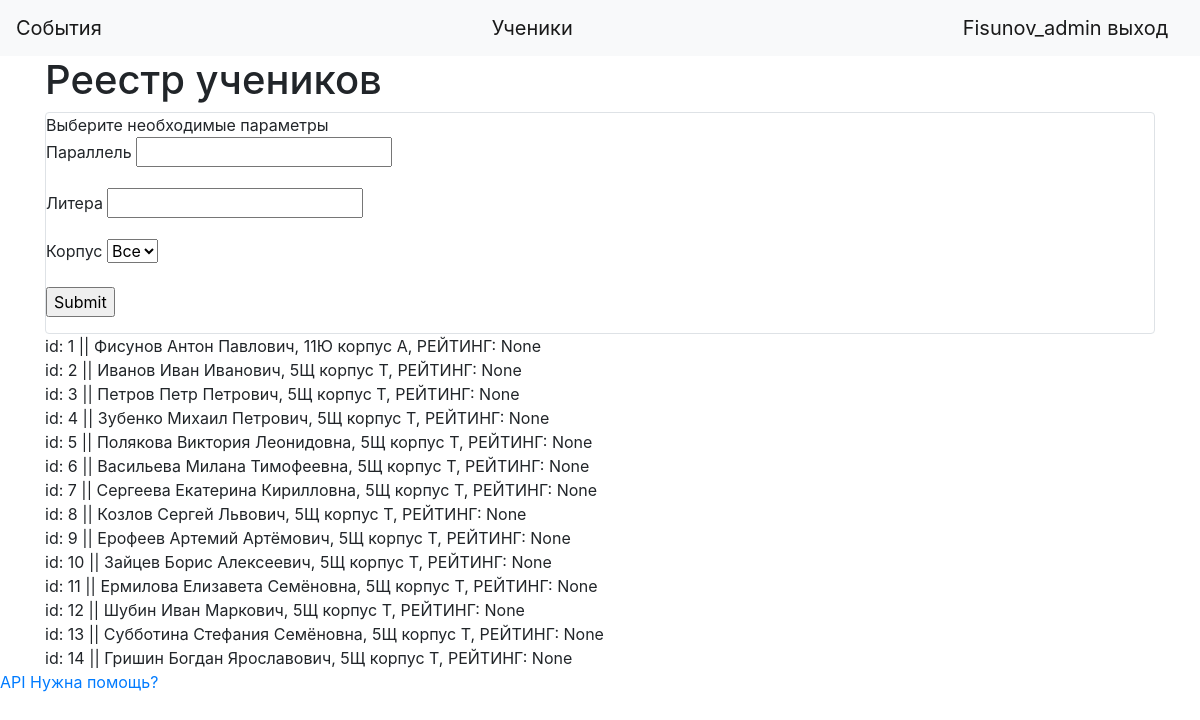
The app's page /view_students (signed in), older data.
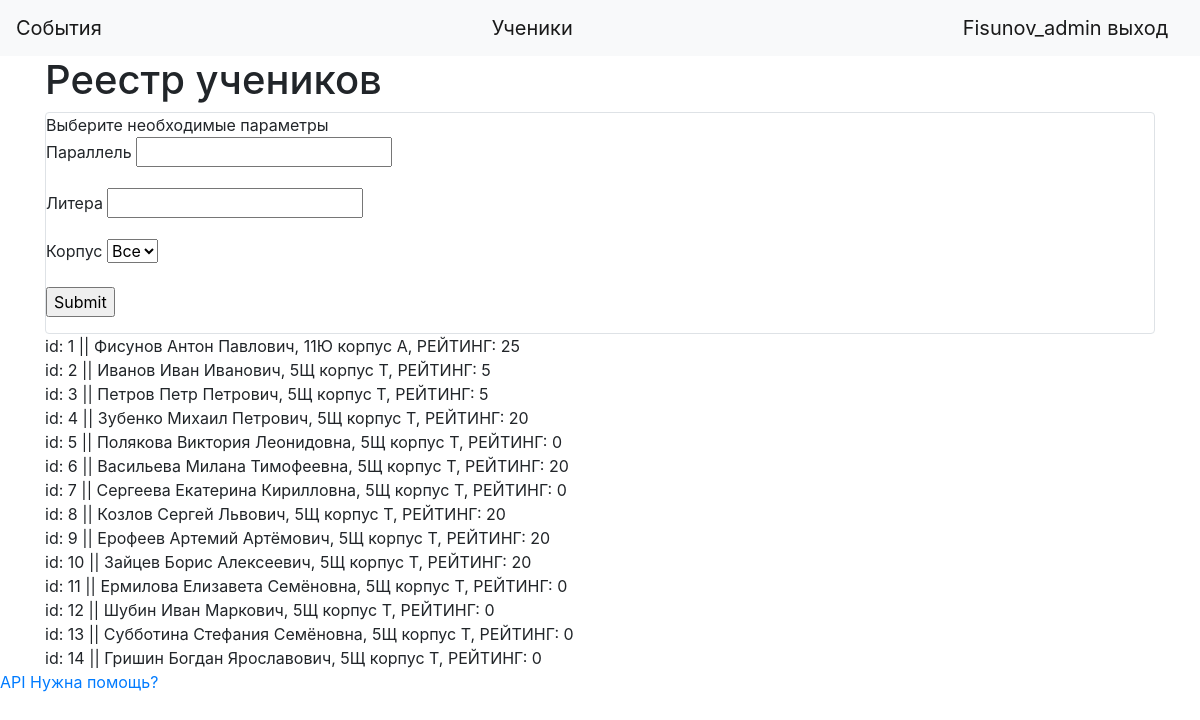
The same page, newer data.
### data/users.py (models this page shows, shortened)
class User(SqlAlchemyBase, UserMixin):
    __tablename__ = 'users'
    id = sqlalchemy.Column(sqlalchemy.Integer, primary_key=True, autoincrement=True)
    name = sqlalchemy.Column(sqlalchemy.String, nullable=True)
    about = sqlalchemy.Column(sqlalchemy.String, nullable=True)
    email = sqlalchemy.Column(sqlalchemy.String, index=True, unique=True, nullable=True)
    role = sqlalchemy.Column(sqlalchemy.Integer)
    hashed_password = sqlalchemy.Column(sqlalchemy.String, nullable=True)
    cart = sqlalchemy.Column(sqlalchemy.String, default="{}")
    balance = sqlalchemy.Column(sqlalchemy.Integer, default=0)
    created_date = sqlalchemy.Column(sqlalchemy.DateTime, default=datetime.datetime.now)

### data/students.py (models this page shows, shortened)
class Students(SqlAlchemyBase, UserMixin):
    __tablename__ = 'students'
    id = sqlalchemy.Column(sqlalchemy.Integer, primary_key=True, autoincrement=True)
    name = sqlalchemy.Column(sqlalchemy.String, nullable=True)
    class_num = sqlalchemy.Column(sqlalchemy.Integer, nullable=True, default=5)
    campus = sqlalchemy.Column(sqlalchemy.CHAR, nullable=True, default='Т')
    class_letter = sqlalchemy.Column(sqlalchemy.CHAR, nullable=True)
    exp_amount = sqlalchemy.Column(sqlalchemy.Integer)
    rating_points = sqlalchemy.Column(sqlalchemy.Integer)
    rating_place = sqlalchemy.Column(sqlalchemy.Integer)
    role = sqlalchemy.Column(sqlalchemy.String)
    skin_id = sqlalchemy.Column(sqlalchemy.Integer)
    available_skins = sqlalchemy.Column(sqlalchemy.String)
    hashed_password = sqlalchemy.Column(sqlalchemy.String, nullable=True)
    last_visit = sqlalchemy.Column(sqlalchemy.DateTime)
    def info(self):
        return f'id: {self.id} || {self.name},\t{self.class_num}{self.class_letter}\t корпус {self.campus}, РЕЙТИНГ: {self.rating_points}'

### main.py (the view, shortened to what this page needs)
@app.route('/view_students', methods=['GET', 'POST'])
@login_required
def view_students():
    args = []
    db_sess = db_session.create_session()
    students = db_sess.query(Students).filter(*args)
    return render_template("students.html", title="Просмотр учеников", students=students)

### data/db_session.py (called while the page is built)
def create_session() -> Session:
    global __factory
    return __factory()

### main.py (called while the page is built)
@login_manager.user_loader
def load_user(user_id):
    db_sess = db_session.create_session()
    return db_sess.query(User).get(user_id)

### templates/students.html (shortened to what this page needs)
{% extends "base.html" %}
{% block content %}
<h1>Реестр учеников</h1>
<div class="col-md6 border rounded">
    <div>Выберите необходимые параметры</div>
    <form action="" method="post">
        <p>
            <label for="class_num">Параллель</label>
            <input type="text" name="class_num">
        </p>
        <p>
            <label for="class_letter">Литера</label>
            <input type="text" name="class_letter">
        </p>
        <p>
            <label for="campus">Корпус</label>
            <select name="campus">
                <option>Все</option>
            </select>
        </p>
        <p>
            <input type="submit">
        </p>
    </form>
</div>
{% if students %}
    {% for student in students %}
    <div>{{student.info()}}</div>
    {% endfor %}
{% endif %}
{% endblock %}

### templates/base.html (shortened to what this page needs)
<!doctype html>
<html lang="en">
<head>
    <link rel="stylesheet" href="https://stackpath.bootstrapcdn.com/bootstrap/4.4.1/css/bootstrap.min.css">
</head>
  <body>
    <header>
        <nav class="navbar navbar-light bg-light">
        <a class="navbar-brand" href="/main">События</a>
        <a class="navbar-brand" href="/view_students">Ученики</a>
        {% if current_user.is_authenticated %}
            <a class="navbar-brand" href="/logout">{{ current_user.name }} выход</a>
        {% else %}
            <p>
                <a class="btn btn-primary " href="/register">Зарегистрироваться</a>
                <a class="btn btn-success" href="/login">Войти</a>
            </p>
        {% endif %}
    </nav>
    </header>
    <main role="main" class="container">
        {% block content %}{% endblock %}
    </main>
    <a href="/api">API</a>
    <a href="/support">Нужна помощь?</a>
  </body>
</html>

Row changes from the older to the newer data that the page shows:
changed Students: info "id: 1 || Фисунов Антон Павлович, 11Ю корпус А, РЕЙТИНГ: None" → "id: 1 || Фисунов Антон Павлович, 11Ю корпус А, РЕЙТИНГ: 25"
changed Students: info "id: 2 || Иванов Иван Иванович, 5Щ корпус Т, РЕЙТИНГ: None" → "id: 2 || Иванов Иван Иванович, 5Щ корпус Т, РЕЙТИНГ: 5"
changed Students: info "id: 3 || Петров Петр Петрович, 5Щ корпус Т, РЕЙТИНГ: None" → "id: 3 || Петров Петр Петрович, 5Щ корпус Т, РЕЙТИНГ: 5"
changed Students: info "id: 4 || Зубенко Михаил Петрович, 5Щ корпус Т, РЕЙТИНГ: None" → "id: 4 || Зубенко Михаил Петрович, 5Щ корпус Т, РЕЙТИНГ: 20"
changed Students: info "id: 5 || Полякова Виктория Леонидовна, 5Щ корпус Т, РЕЙТИНГ: None" → "id: 5 || Полякова Виктория Леонидовна, 5Щ корпус Т, РЕЙТИНГ: 0"
changed Students: info "id: 6 || Васильева Милана Тимофеевна, 5Щ корпус Т, РЕЙТИНГ: None" → "id: 6 || Васильева Милана Тимофеевна, 5Щ корпус Т, РЕЙТИНГ: 20"
changed Students: info "id: 7 || Сергеева Екатерина Кирилловна, 5Щ корпус Т, РЕЙТИНГ: None" → "id: 7 || Сергеева Екатерина Кирилловна, 5Щ корпус Т, РЕЙТИНГ: 0"
changed Students: info "id: 8 || Козлов Сергей Львович, 5Щ корпус Т, РЕЙТИНГ: None" → "id: 8 || Козлов Сергей Львович, 5Щ корпус Т, РЕЙТИНГ: 20"
changed Students: info "id: 9 || Ерофеев Артемий Артёмович, 5Щ корпус Т, РЕЙТИНГ: None" → "id: 9 || Ерофеев Артемий Артёмович, 5Щ корпус Т, РЕЙТИНГ: 20"
changed Students: info "id: 10 || Зайцев Борис Алексеевич, 5Щ корпус Т, РЕЙТИНГ: None" → "id: 10 || Зайцев Борис Алексеевич, 5Щ корпус Т, РЕЙТИНГ: 20"
changed Students: info "id: 11 || Ермилова Елизавета Семёновна, 5Щ корпус Т, РЕЙТИНГ: None" → "id: 11 || Ермилова Елизавета Семёновна, 5Щ корпус Т, РЕЙТИНГ: 0"
changed Students: info "id: 12 || Шубин Иван Маркович, 5Щ корпус Т, РЕЙТИНГ: None" → "id: 12 || Шубин Иван Маркович, 5Щ корпус Т, РЕЙТИНГ: 0"
changed Students: info "id: 13 || Субботина Стефания Семёновна, 5Щ корпус Т, РЕЙТИНГ: None" → "id: 13 || Субботина Стефания Семёновна, 5Щ корпус Т, РЕЙТИНГ: 0"
changed Students: info "id: 14 || Гришин Богдан Ярославович, 5Щ корпус Т, РЕЙТИНГ: None" → "id: 14 || Гришин Богдан Ярославович, 5Щ корпус Т, РЕЙТИНГ: 0"
